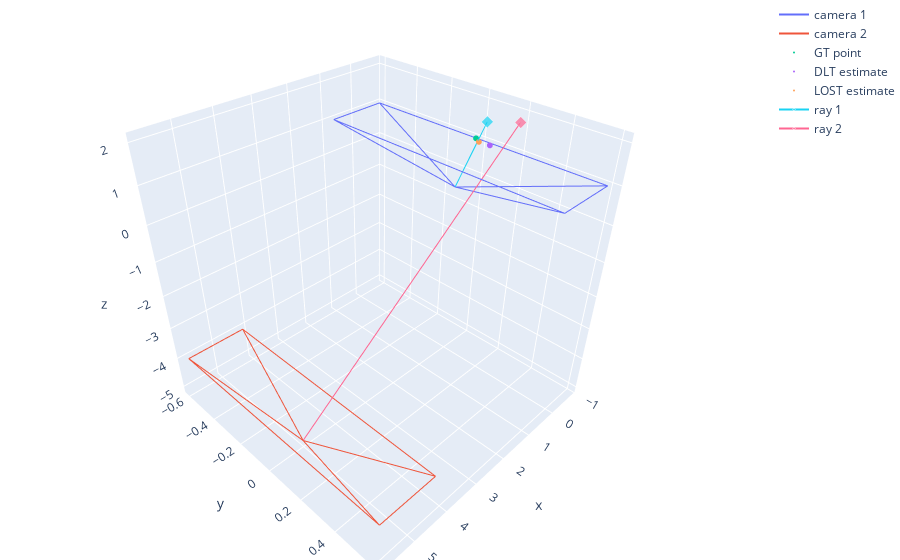

Notebook cell for this chart:
### Code cell
import plotly.graph_objects as go

# Define your data
data = [
    go.Scatter3d(
        x=[0.0, -0.8, None, 0.0, -0.8, None, 0.0, 0.8, None, 0.0, 0.8, None, -0.8, -0.8, None, -0.8, 0.8, None, 0.8, -0.8, None, 0.8, 0.8, None],
        y=[0.0, -0.6, None, 0.0, 0.6, None, 0.0, -0.6, None, 0.0, 0.6, None, -0.6, 0.6, None, 0.6, 0.6, None, -0.6, -0.6, None, 0.6, -0.6, None],
        z=[0.0, 1.0, None, 0.0, 1.0, None, 0.0, 1.0, None, 0.0, 1.0, None, 1.0, 1.0, None, 1.0, 1.0, None, 1.0, 1.0, None, 1.0, 1.0, None],
        mode="lines",
        name="camera 1"
    ),
    go.Scatter3d(
        x=[5.0, 4.2, None, 5.0, 4.2, None, 5.0, 5.8, None, 5.0, 5.8, None, 4.2, 4.2, None, 4.2, 5.8, None, 5.8, 4.2, None, 5.8, 5.8, None],
        y=[0.0, -0.6, None, 0.0, 0.6, None, 0.0, -0.6, None, 0.0, 0.6, None, -0.6, 0.6, None, 0.6, 0.6, None, -0.6, -0.6, None, 0.6, -0.6, None],
        z=[-5.0, -4.0, None, -5.0, -4.0, None, -5.0, -4.0, None, -5.0, -4.0, None, -4.0, -4.0, None, -4.0, -4.0, None, -4.0, -4.0, None, -4.0, -4.0, None],
        mode="lines",
        name="camera 2"
    ),
    go.Scatter3d(
        x=[0.1],
        y=[0.1],
        z=[1.5],
        mode="markers",
        name="GT point",
        marker=dict(size=2)
    ),
    go.Scatter3d(
        x=[0.1023714151218403],
        y=[0.16890260533047632],
        z=[1.453409909325872],
        mode="markers",
        name="DLT estimate",
        marker=dict(size=2)
    ),
    go.Scatter3d(
        x=[0.10783485812100543],
        y=[0.11608849005416458],
        z=[1.444684619571376],
        mode="markers",
        name="LOST estimate",
        marker=dict(size=2)
    ),
    go.Scatter3d(
        x=[0.0, 0.14967333333333332, None],
        y=[0.0, 0.15287333333333333, None],
        z=[0.0, 2.0, None],
        mode="lines+markers",
        name="ray 1",
        marker=dict(size=[0, 6, 0], symbol="diamond")
    ),
    go.Scatter3d(
        x=[5.0, -0.3196230769230777, None],
        y=[0.0, 0.2455223076923077, None],
        z=[-5.0, 2.0, None],
        mode="lines+markers",
        name="ray 2",
        marker=dict(size=[0, 6, 0], symbol="diamond")
    )
]

# Define layout
layout = go.Layout(
    scene=dict(
        xaxis=dict(backgroundcolor="#E5ECF6", gridcolor="white", gridwidth=2, linecolor="white", showbackground=True, ticks="", zerolinecolor="white"),
        yaxis=dict(backgroundcolor="#E5ECF6", gridcolor="white", gridwidth=2, linecolor="white", showbackground=True, ticks="", zerolinecolor="white"),
        zaxis=dict(backgroundcolor="#E5ECF6", gridcolor="white", gridwidth=2, linecolor="white", showbackground=True, ticks="", zerolinecolor="white")
    ),
    margin=dict(l=0, r=0, t=0, b=0),
    title=dict(x=0.05),
    hovermode="closest",
)

# Create figure
fig = go.Figure(data=data, layout=layout)

# Show figure
fig.show()

### Figure 1 — Plotly figure (JSON) as saved in the notebook; plotly's stock layout.template omitted (floating-point values rounded to 4 significant figures)
{"data": [{"mode": "lines", "name": "camera 1", "type": "scatter3d", "x": [0, -0.8, null, 0, -0.8, null, 0, 0.8, null, 0, 0.8, null, -0.8, -0.8, null, -0.8, 0.8, null, 0.8, -0.8, null, 0.8, 0.8, null], "y": [0, -0.6, null, 0, 0.6, null, 0, -0.6, null, 0, 0.6, null, -0.6, 0.6, null, 0.6, 0.6, null, -0.6, -0.6, null, 0.6, -0.6, null], "z": [0, 1, null, 0, 1, null, 0, 1, null, 0, 1, null, 1, 1, null, 1, 1, null, 1, 1, null, 1, 1, null]}, {"mode": "lines", "name": "camera 2", "type": "scatter3d", "x": [5, 4.2, null, 5, 4.2, null, 5, 5.8, null, 5, 5.8, null, 4.2, 4.2, null, 4.2, 5.8, null, 5.8, 4.2, null, 5.8, 5.8, null], "y": [0, -0.6, null, 0, 0.6, null, 0, -0.6, null, 0, 0.6, null, -0.6, 0.6, null, 0.6, 0.6, null, -0.6, -0.6, null, 0.6, -0.6, null], "z": [-5, -4, null, -5, -4, null, -5, -4, null, -5, -4, null, -4, -4, null, -4, -4, null, -4, -4, null, -4, -4, null]}, {"marker": {"size": 2}, "mode": "markers", "name": "GT point", "type": "scatter3d", "x": [0.1], "y": [0.1], "z": [1.5]}, {"marker": {"size": 2}, "mode": "markers", "name": "DLT estimate", "type": "scatter3d", "x": [0.1024], "y": [0.1689], "z": [1.453]}, {"marker": {"size": 2}, "mode": "markers", "name": "LOST estimate", "type": "scatter3d", "x": [0.1078], "y": [0.1161], "z": [1.445]}, {"marker": {"size": [0, 6, 0], "symbol": "diamond"}, "mode": "lines+markers", "name": "ray 1", "type": "scatter3d", "x": [0, 0.1497, null], "y": [0, 0.1529, null], "z": [0, 2, null]}, {"marker": {"size": [0, 6, 0], "symbol": "diamond"}, "mode": "lines+markers", "name": "ray 2", "type": "scatter3d", "x": [5, -0.3196, null], "y": [0, 0.2455, null], "z": [-5, 2, null]}], "layout": {"hovermode": "closest", "margin": {"b": 0, "l": 0, "r": 0, "t": 0}, "scene": {"xaxis": {"backgroundcolor": "#E5ECF6", "gridcolor": "white", "gridwidth": 2, "linecolor": "white", "showbackground": true, "ticks": "", "zerolinecolor": "white"}, "yaxis": {"backgroundcolor": "#E5ECF6", "gridcolor": "white", "gridwidth": 2, "linecolor": "white", "showbackground": true, "ticks": "", "zerolinecolor": "white"}, "zaxis": {"backgroundcolor": "#E5ECF6", "gridcolor": "white", "gridwidth": 2, "linecolor": "white", "showbackground": true, "ticks": "", "zerolinecolor": "white"}}, "title": {"x": 0.05}}}
